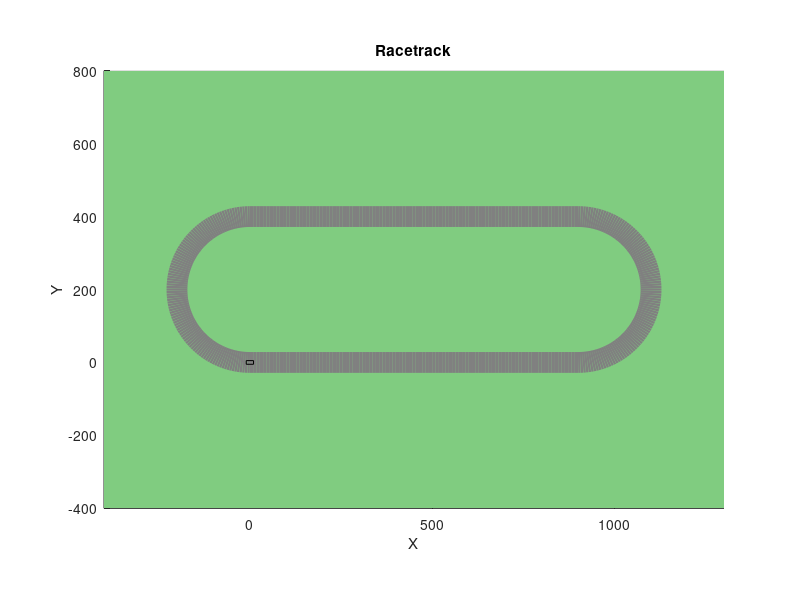

The MATLAB source for this figure: (Note: this script raises an error after producing the figure.)
% Define parameters
radius = 200; % Radius of curved sections
straight_length = 900; % Length of straight sections
track_width = 15; % Width of the track

%First Curve
theta1 = linspace(3*pi/2, pi/2, 100);
x1 = radius * cos(theta1);
y1 = radius * sin(theta1);

%Second Curve
theta2 = linspace(-pi/2, -3*pi/2, 100);
x2 = -radius * cos(theta2) + straight_length;
y2 = -radius * sin(theta2);

%First Straight
x3 = linspace(0,straight_length,100);
y3 = -200*ones(size(x3));

%Second Straight
x4 = linspace(straight_length,0,100);
y4 = 200*ones(size(x4));

%Combine
x = [x3, fliplr(x2), (x4), fliplr(x1)];
y = [y3, fliplr(y2), (y4), fliplr(y1)];
x = x - x(1);
y = y - y(1);

figure;
hold on

x_min = -400;
x_max = 1300;

y_min = -400;
y_max = 800;

% Plot the green background
patch([x_min, x_max, x_max, x_min], [y_min, y_min, y_max, y_max], [0.5 0.8 0.5], 'EdgeColor', 'none');

% Plot the track in grey
plot(x, y, 'Color', [0.5 0.5 0.5], 'LineWidth', track_width);
axis equal;
title('Racetrack');
xlabel('X');
ylabel('Y');
grid on;

% Set x and y limits
xlim([-400, 1300]);
ylim([-400, 800]);

% Create a patch for the vehicle (rectangle with width 10 and length 20)
car_width = 20;
car_length = 10;
car_x = [-car_width/2, car_width/2, car_width/2, -car_width/2];
car_y = [-car_length/2, -car_length/2, car_length/2, car_length/2];
h_car = patch('XData', car_x, 'YData', car_y, 'EdgeColor', [0 0 0], 'FaceColor', 'none');

% Create an animated line for the vehicle's path
h_path = animatedline('Color', 'r', 'LineWidth', 1);

%Animate the vehicle following waypoints
for i = 1:length(x)
    x_vehicle = x(i);
    y_vehicle = y(i);
   
    % Update vehicle's path
    addpoints(h_path, x_vehicle, y_vehicle);
    
    % Update vehicle patch position
    h_car.XData = car_x + x_vehicle;
    h_car.YData = car_y + y_vehicle; 

    % Pause to control animation speed
    pause(0.05);
    
    % Force drawing to update the plot
    drawnow;
end


